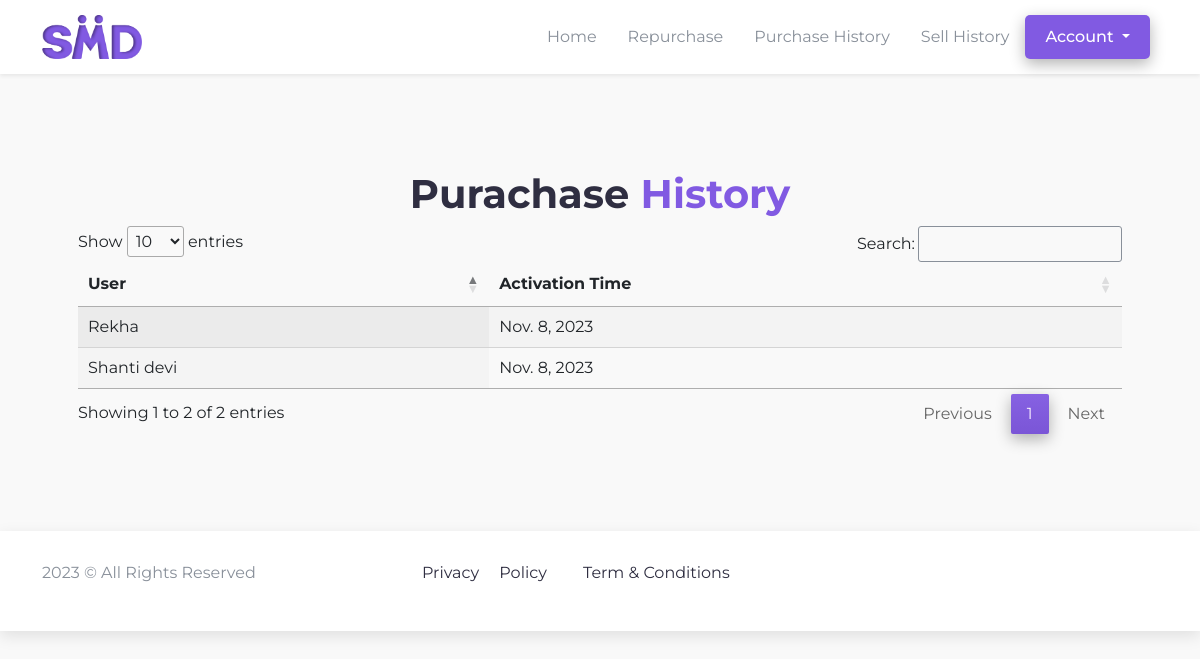
The app's page /franchise/sell-history (signed in) with its own data.
### franchise/models.py (models this page shows, shortened)
class activationHistory(models.Model):
    id = models.AutoField(primary_key=True)
    supplier = models.ForeignKey(Franchise, on_delete=models.CASCADE)
    user = models.ForeignKey(Accociate, on_delete=models.CASCADE)
    activation_time = models.DateField(auto_now=True)

### agents/models.py (models this page shows, shortened)
class Accociate(models.Model):
    user = models.OneToOneField(User, on_delete=models.CASCADE)
    name = models.CharField(max_length=200)
    email = models.CharField(max_length=150)
    phone = models.CharField(max_length=12, blank=True, null=True)
    profile_picture = models.FileField(upload_to="profile/", null=True, blank=True)
    aadhar = models.CharField(max_length=50, null=True, blank=True)
    aadhar_img = models.FileField(upload_to="aadhar/", null=True, blank=True)
    pan = models.CharField(max_length=150, null=True, blank=True)
    nominee = models.CharField(max_length=150, default="Nominee Name")
    account_number = models.CharField(max_length=150, null=True, blank=True)
    bank_name = models.CharField(max_length=150, default="Enter your bank Name..")
    bank_ifsc = models.CharField(max_length=150, default="")
    branch_name = models.CharField(max_length=200, default="Branch Name..")
    dob = models.DateField()
    address = models.TextField(default="Enter Your Address...")
    created_at = models.DateTimeField(auto_now_add=True)
    updated_at = models.DateTimeField(auto_now=True)
    sponsor = models.ForeignKey('self', on_delete=models.SET_NULL, null=True, blank=True, related_name='referrals')
    level = models.CharField(max_length=150, choices=level, null=True, blank=True)
    parent = models.ForeignKey('self', on_delete=models.SET_NULL, null=True, blank=True, related_name='pareint')
    leg = models.CharField(max_length=200, choices=legs, blank=True, null=True)
    is_active = models.BooleanField(default=False)
    def __str__(self):
        return self.name

### franchise/views.py (the view)
# urls.py: path("sell-history", views.sellHistory, name="sell-history"),
@login_required
def sellHistory(request):
    user = User.objects.get(username=request.user)
    supplier = Franchise.objects.get(user=user)
    history = activationHistory.objects.filter(supplier=supplier)
    context = {
        "history":history
    }
    return render(request, "franchise/pages/sell.html", context)

### template/franchise/pages/sell.html (shortened to what this page needs)
{% extends "../base.html" %}
{% block title %}Sell History{% endblock title %}{% block css %}
<link
  rel="stylesheet"
  href="https://cdn.datatables.net/1.13.6/css/jquery.dataTables.css"
/>
<link
  rel="stylesheet"
  href="https://cdn.datatables.net/responsive/2.5.0/css/responsive.bootstrap5.min.css"
/>
{% endblock css %}
{% block content %}
<section id="profile">
    <div class="container my-5 p-5">
      <h1 class="text-center">Purachase <span>History</span></h1>
      <table id="myTable" class="display">
        <thead>
          <tr>
            <th>User</th>
            <th>Activation Time</th>
          </tr>
        </thead>
        <tbody>
          {% for data in history %}
             <tr>
              <td>{{ data.user }}</td>
              <td>{{ data.activation_time}}</td>
             </tr>
          {% endfor %}
        </tbody>
      </table>
    </div>
</section>
{% endblock content %}

### static/client/css/style.css (style rules this page uses)
* { margin: 0; padding: 0; list-style-type: none; text-decoration: none !important; box-sizing: border-box; font-family: 'Montserrat', sans-serif; }
:root { --blue1: #6F83FF; --blue: #815AE2; --pink: #FF8BB9; --black: #2F2E41; --bg: #F9F1FE; --white: #FFFFFF; --grey: #89909a; --success-bg: #E6F9F1; --success: #18C57E; --bg2: #f9f9f9; }
html, body { height: 100%; width: 100%; background-color: var(--bg2); }
h1 { font-weight: 55px !important; font-weight: 700; color: var(--black); }
span { color: var(--blue); }

### records on screen
activationHistory: user "Rekha", activation_time "Nov. 8, 2023"
activationHistory: user "Shanti devi", activation_time "Nov. 8, 2023"
